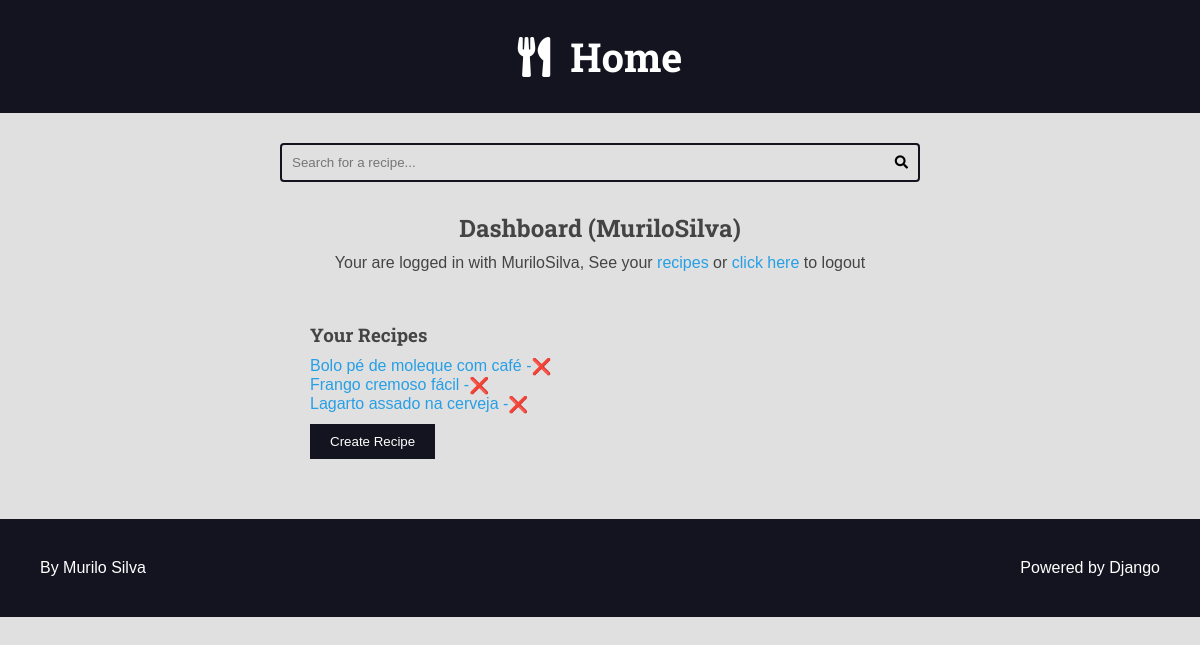
The app's page /authors/dashboard/ (signed in), older data.
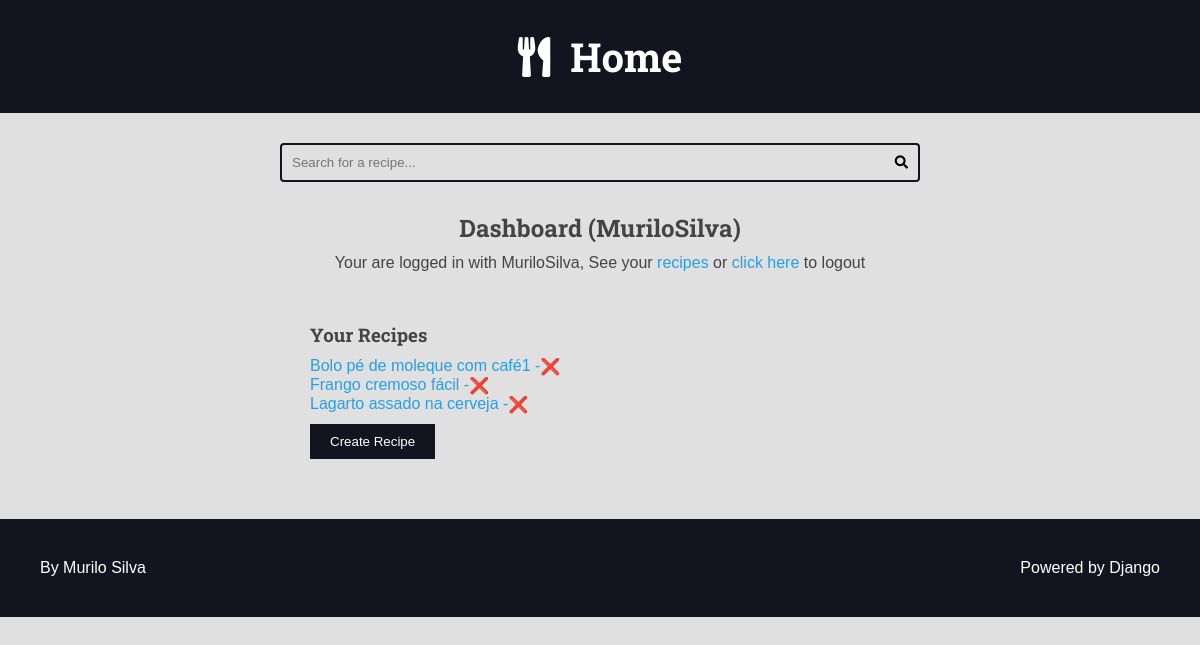
The same page, newer data.
### recipes/models.py (models this page shows, shortened)
class Recipe(models.Model):
    title = models.CharField(max_length=65)
    description = models.CharField(max_length=165)
    slug = models.SlugField(unique=True)
    preparation_time = models.IntegerField()
    preparation_time_unit = models.CharField(max_length=65)
    servings = models.IntegerField()
    servings_unit = models.CharField(max_length=65)
    preparation_steps = models.TextField()
    preparation_steps_is_html = models.BooleanField(default=False)
    created_at = models.DateTimeField(auto_now_add=True)
    updated_at = models.DateTimeField(auto_now=True)
    is_published = models.BooleanField(default=False)
    cover = models.ImageField(
        upload_to='recipes/cover/%Y/%m/%d/', blank=True, default='')
    category = models.ForeignKey(
        Category, on_delete=models.SET_NULL, null=True, blank=True, default=None
    )
    author = models.ForeignKey(
        User, on_delete=models.SET_NULL, null=True)

### authors/views/all.py (the view)
# urls.py: path('dashboard/', views.dashboard_view, name='dashboard'),
@login_required(login_url='authors:login', redirect_field_name='next')
def dashboard_view(request):
    recipes = Recipe.objects.filter(
        is_published=False,
        author=request.user
    )
    return render(request, 'authors/pages/dashboard.html',
                  context={
                      'recipes': recipes,
                  })

### authors/templates/authors/pages/dashboard.html (shortened to what this page needs)
{% extends 'global/base.html' %}
{% block content %}
    <div class="main-content center container">
        <h2>Dashboard ({{user}}) </h2>
        {% include 'authors/partials/login_message.html' %}
        <div class="authors-dashboard-container">
            <h3>Your Recipes</h3>
            <ul>
                {% for recipe in recipes  %}
                    <li>
                        <a href="{% url 'authors:dashboard_recipe_edit' recipe.id %}">
                            {{recipe.title}} -
                        </a>
                        <form
                        class="form-inline form-delete"
                        action="{% url 'authors:dashboard_recipe_delete' %}"
                        method='POST'
                        >
                          <button class="plaintext-button" type="submit">❌</button>
                        </form>
                    </li>
                {% endfor %}
            </ul>
            <a href="{% url 'authors:dashboard_recipe_create' %}">
                <button class="button-create">Create Recipe</button>
            </a>
        </div>
    </div>
{% endblock content %}

### base_templates/global/base.html (shortened to what this page needs)
{% load static %}
<!DOCTYPE html>
<html lang="pt-BR">
    {% include 'global/partials/head.html' %}
</head>
<body>
    {% include 'global/partials/header.html' %}
    {% include 'global/partials/search-bar.html' %}
    <main class="main-content-container">
        {% block content %}{% endblock  %}
    </main>
    {% include 'global/partials/footer.html' %}
</body>
</html>

### base_templates/global/partials/head.html (shortened to what this page needs)
{% load static %}
<link rel="stylesheet" href="https://cdnjs.cloudflare.com/ajax/libs/font-awesome/5.15.4/css/fontawesome.min.css"
 />
<link rel="stylesheet" href="https://cdnjs.cloudflare.com/ajax/libs/font-awesome/5.15.4/css/brands.min.css"
 />
<link rel="stylesheet" href="https://cdnjs.cloudflare.com/ajax/libs/font-awesome/5.15.4/css/solid.min.css"
 />
<link rel="stylesheet" href="{%static 'global/css/styles.css'%}">

### base_templates/global/partials/header.html
<header class="main-header-container">
    <div class="main-header container">
        <h1>
            <a class= "main-logo" href="{% url 'recipes:home' %}">
                <i class="fas fa-utensils main-logo-icon"></i>
                <span class= "mian-logo-text">Home</span>
            </a>
        </h1>
    </div>
</header>

### base_templates/global/partials/search-bar.html
<div class="search-container">
    <div class="container">
        <form action="{% url 'recipes:search' %}" method ="GET" class="search-form" >
            <input type="search" class="search-input" name="q" value="{{search_term}}" required
            placeholder="Search for a recipe..."
            >
            <button type="submit" class="search-button"><i class="fas fa-search"></i></button>
        </form>
    </div>
</div>

### authors/templates/authors/partials/login_message.html (shortened to what this page needs)
{% if request.user.is_authenticated %}
<div class="login_message"> Your are logged in with {{request.user.username}},
    See your <a href="{% url 'authors:dashboard' %}">recipes</a> or
    <form class="form-inline" action="{% url 'authors:logout' %}" method='POST'>
        <button class="plaintext-button" type="submit">click here</button>
    </form> to logout
</div>
{% endif %}

### base_templates/global/partials/footer.html
<footer class="main-footer">
    <div class="developer">
        <a href="https://github.com/MuriloGDSilva" target="_blank" rel="noreferrer noopener">By Murilo Silva</a>
    </div>
    <div class="powered">
        <a href="https://www.djangoproject.com/" target="_blank" rel="noreferrer noopener">Powered by Django</a>
    </div>
</footer>

### base_static/global/css/styles.css (style rules this page uses)
:root { --color-primary: #269fe6; --color-primary-hover: #2086c2; --color-primary-dark: #13141f; --color-primary-dark-hover: #212336; --color-primary-light: #d4ecfa; --color-primary-light-hover: #bdd8e7; --color-white: #fff; --color-black: #000; --color-dark-text: #444; --color-info-light: #cce5ff; --color-debug-light: #cce5ff; --color-success-light: #d4edda; --color-alert-light: #fff3cd; --color-warning-light: #fff3cd; --color-error-light: #f8d7da; --color-info-dark: #4d86c4; --color-debug-dark: #4d86c4; --color-success-dark: #4a9c5d; --color-alert-dark: #927f40; --color-warning-dark: #927f40; --color-error-dark: #da525d; --color-gray-0: #f9f9f9; --color-gray-1: #e0e0e0; --color-gray-2: #c7c7c7; --color-gray-3: #aeaeae; --color-gray-4: #959595; --color-gray-5: #7d7d7d; --color-gray-6: #646464; --color-gray-7: #4b4b4b; --color-gray-8: #323232; --color-gray-9: #191919; --font-primary: sans-serif; --font-headings: 'Roboto Slab', serif; --spacing-gutter-medium: 3rem; --spacing-gutter-large: 4rem; }
* { padding: 0; margin: 0; box-sizing: border-box; }
html { font-size: 62.5%; }
body { font-size: 1.6rem; font-family: var(--font-primary); background: var(--color-gray-1); color: var(--color-dark-text); }
h1, h2, h3, h4, h5, h6 { font-family: var(--font-headings); }
a { color: var(--color-primary); text-decoration: none; }
.container { max-width: 144rem; margin: 0 auto; padding: var(--spacing-gutter-medium); }
.main-header-container { background: var(--color-primary-dark); }
.main-logo { font-size: 4rem; color: var(--color-white); text-decoration: none; display: flex; flex-flow: row nowrap; align-items: center; justify-content: center; width: fit-content; margin: 0 auto; }
.main-logo-icon { margin-right: 2rem; }
.search-form { border: .2rem solid var(--color-primary-dark); max-width: 64rem; margin: 0 auto; border-radius: .4rem; position: relative; transition: all 300ms ease-in-out; }
.search-input, .search-button { border: none; background: none; outline: none; padding: 1rem; transition: all 300ms ease-in-out; }
.search-input { width: 100%; padding-right: 2rem; }
.search-button { position: absolute; top: 0; right: 0; }
.main-content { padding-top: 0; }
.main-footer { display: flex; align-items: center; justify-content: space-between; background: var(--color-primary-dark); color: var(--color-white); padding: var(--spacing-gutter-large); }
.main-footer a { color: white; text-decoration: none; transition: all 300ms ease-in-out; }
.center { text-align: center; }
.plaintext-button { display: inline; border: none; background: none; cursor: pointer; color: var(--color-primary); font-size: 1.6rem; }
.form-inline { display: inline; }
.login_message { margin: 1rem 0; }
.authors-dashboard-container { max-width:64rem; padding: var(--spacing-gutter-medium); text-align: left; margin: 0 auto; }
.authors-dashboard-container h3, .authors-dashboard-container p, .authors-dashboard-container ul { list-style-type: none; margin: 1rem 0; color: var(--color-dark-text); }
.authors-dashboard-container li { display: flex; }
.button-create { padding: 1rem 2rem ; border: none; background: var(--color-primary-dark); color: var(--color-white); }

Row changes from the older to the newer data that the page shows:
changed Recipe: title "Bolo pé de moleque com café" → "Bolo pé de moleque com café1"
